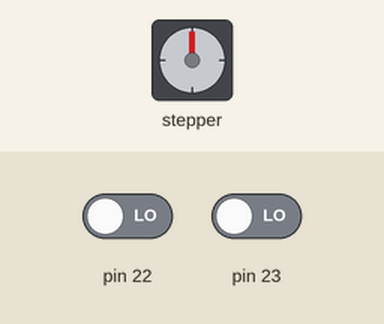
The sketch below on a simulated Arduino Mega 2560, built with avr-gcc and run on an emulated ATmega2560. On the bench: stepper motor. The test bench sets the inputs (shaded band); at power-on: pin 22 LOW, pin 23 LOW. Stepper angles assume 2048 steps per turn.

Above: at 1.2 s.
1.3 s: pin 22 driven HIGH
At 1.75 s:
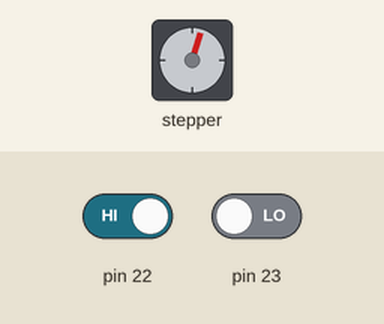
At 2.35 s:
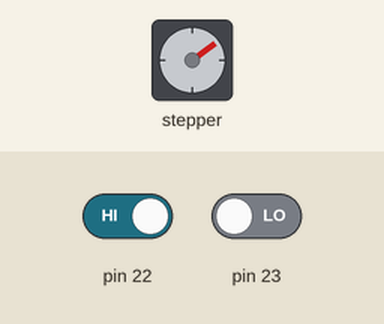
7.3 s: pin 23 driven HIGH
At 8.4 s:
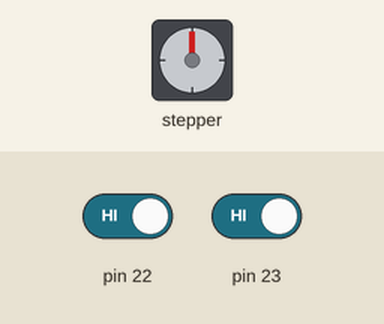
Timing chart, 0 to 10.3 s (numbered marks = the images above; inputs shaded):
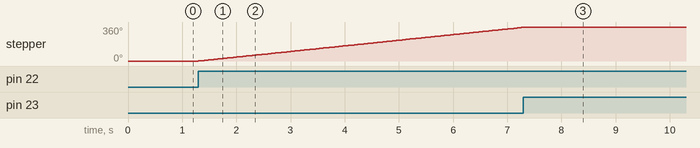

The sketch:

week4-3.ino.ino
```cpp
#include <Stepper.h> //引入步進馬達函示庫

const int stepsPerRevolution = 2048;  //此馬達轉一圈為2048步
const int RPM = 10; //馬達旋轉速度
bool press=false;
//宣告Stepper物件，的步數和引腳
//引角依序對應驅動版的1N1、1N3、1N2、1N4
Stepper myStepper(stepsPerRevolution, 13, 14, 12, 27);

void setup() {
  Serial.begin(115200);
  myStepper.setSpeed(RPM);  //設定馬達轉速
}

void loop() {
  //正轉一圈
  if(digitalRead(22)==HIGH&&press==false){
  myStepper.step(stepsPerRevolution);press=true;}
  else if(digitalRead(22)==LOW&&press==true){press=false;}
  //delay(500);
  //倒轉一圈
  if(digitalRead(23)==HIGH&&press==false){
  myStepper.step(-stepsPerRevolution);press=true;}
  else if(digitalRead(23)==LOW&&press==true){press=false;}
  //delay(500);
}
```

Measured:
- after the input at 1.3 s, stepper: keeps turning clockwise at about 60°/s, starting at once
- after the input at 7.3 s, stepper: goes on until 7.3 s, then stays 360°
